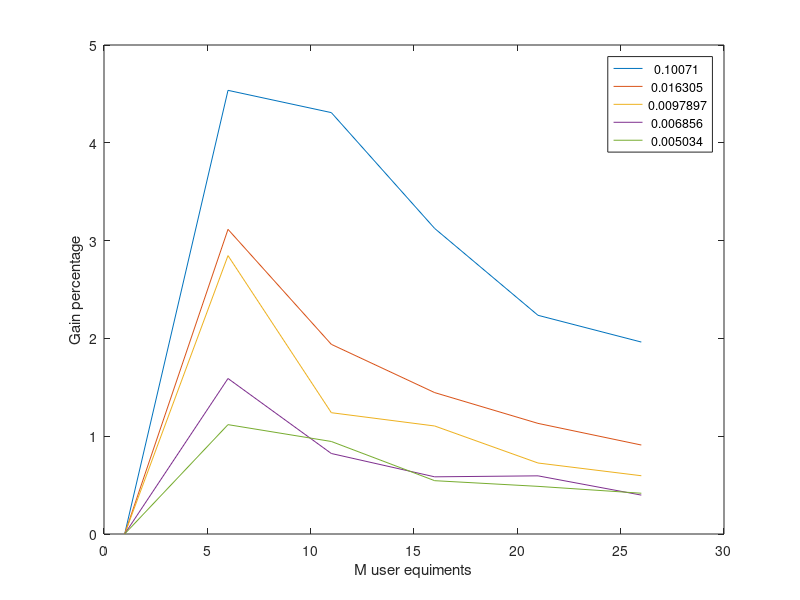
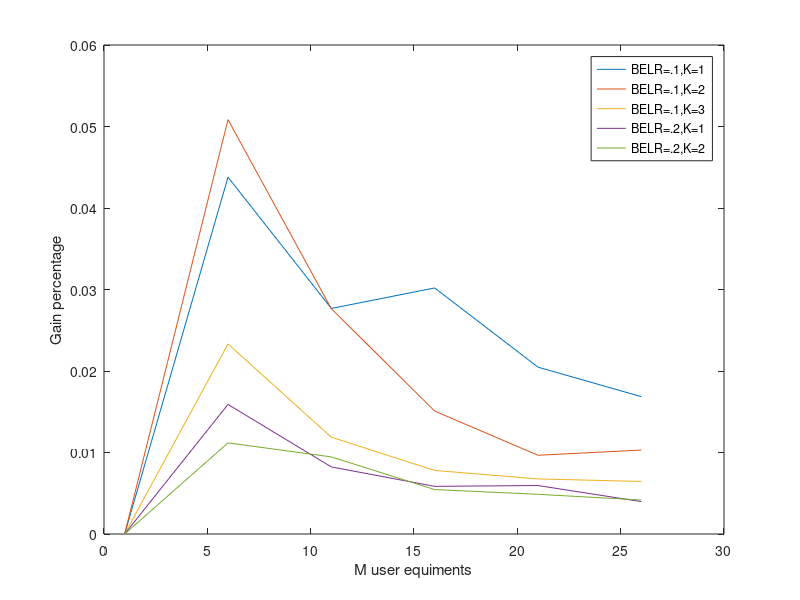
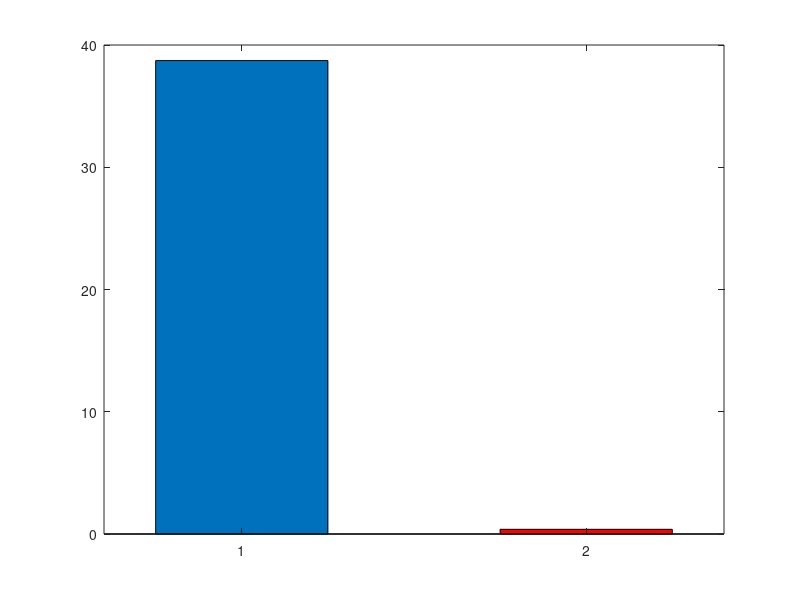

Reproduce these figures in MATLAB, in order.
clc;clear all;close all

M=1:5:30;
% load BELR
for jj=1:length(M)
    for kk=1:5
    BELR=rand(1,M(jj))./(kk*M(jj));
    
Ei=BELR;
Exlegacy=sum(1./(1-Ei));
ExD=M(jj)./(1-min(Ei));


G(jj,kk)=(Exlegacy-ExD)./Exlegacy;
    end
    BE(jj)=mean(BELR);
    Exl(jj)=Exlegacy;
end
figure
plot(M,G.*100)
legend(num2str(BE'))
xlabel('M user equiments')
ylabel('Gain percentage')
G1=100.*sum(sum(G));

for jj=1:length(M)
    for kk=1:3
    BELR=rand(1,M(jj))./(kk.*M(jj));
    
Ei=BELR;
Exlegacy=sum(1./(1-Ei));
ExD=M(jj)./(1-min(Ei));


G(jj,kk)=(Exlegacy-ExD)./Exlegacy;
    end
    Exl(jj)=Exlegacy;
end
G2=sum(sum(G));
figure
plot(M,abs(G))
xlabel('M user equiments')
ylabel('Gain percentage')
legend('BELR=.1,K=1','BELR=.1,K=2','BELR=.1,K=3','BELR=.2,K=1','BELR=.2,K=2')

figure;
bar([1],[G1],.25)
hold on
bar([2],[G2],.25,'r')
set(gca,'xtick',[1,2])